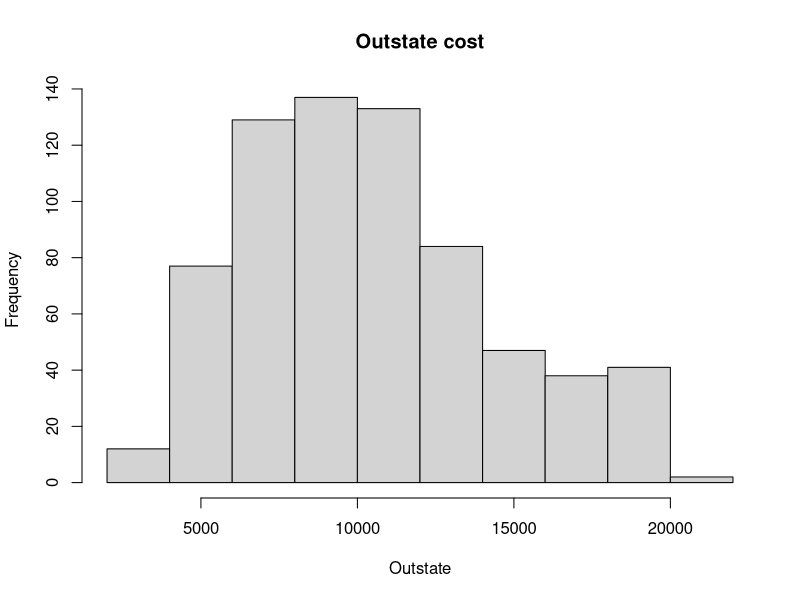
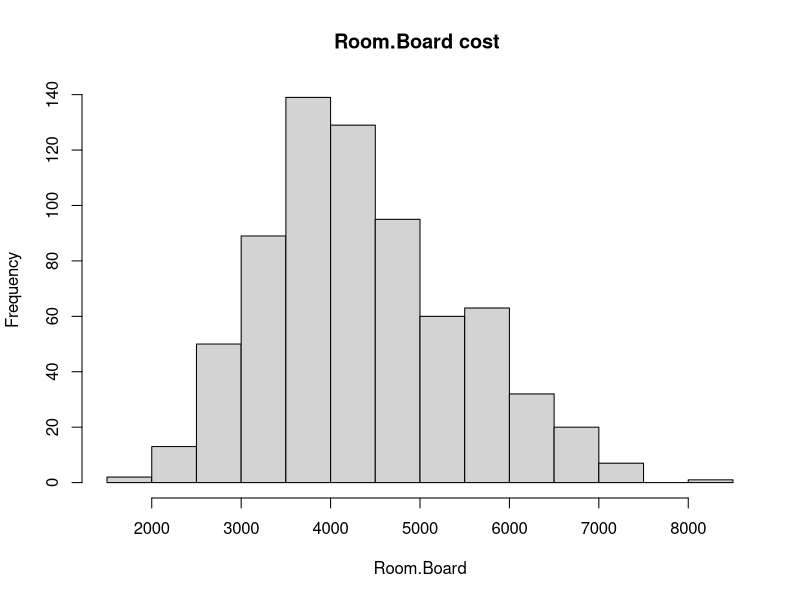
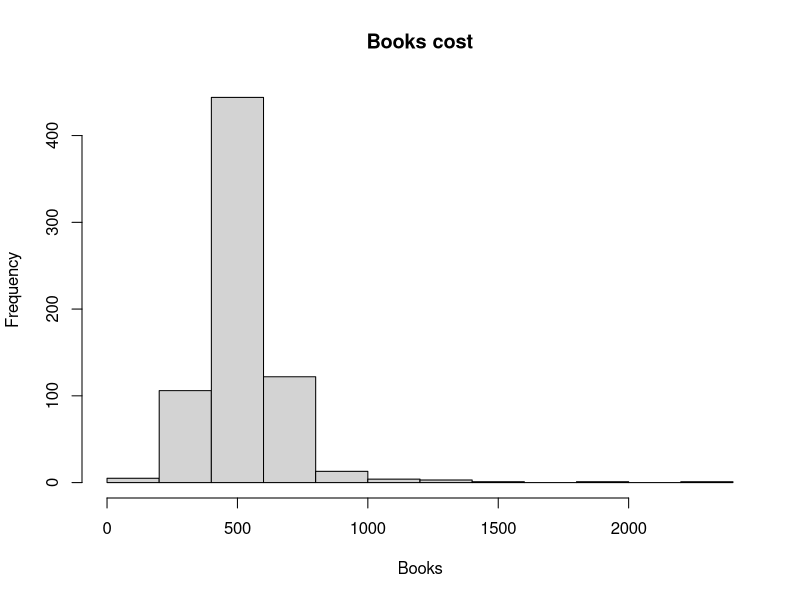
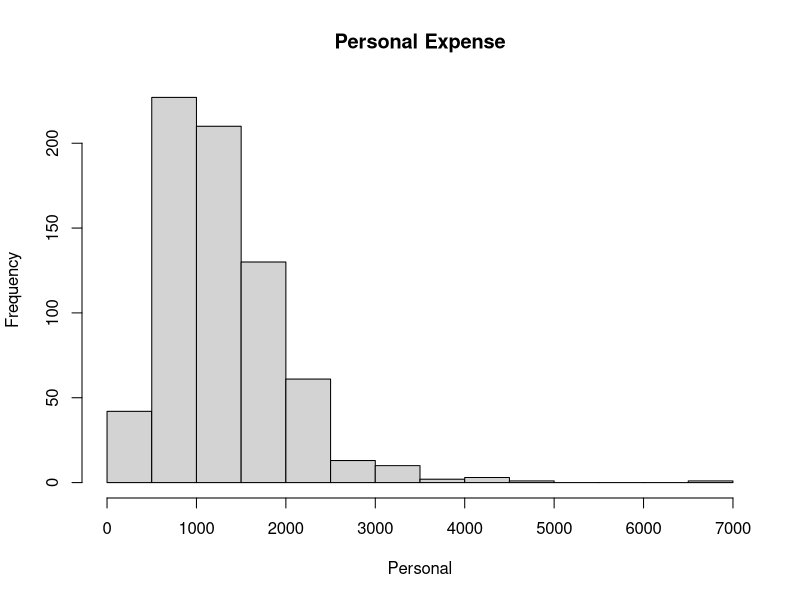
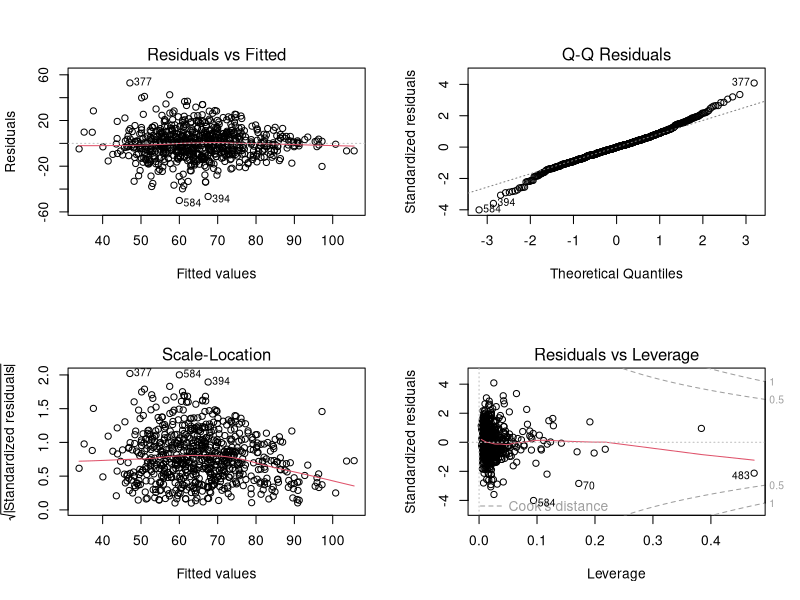
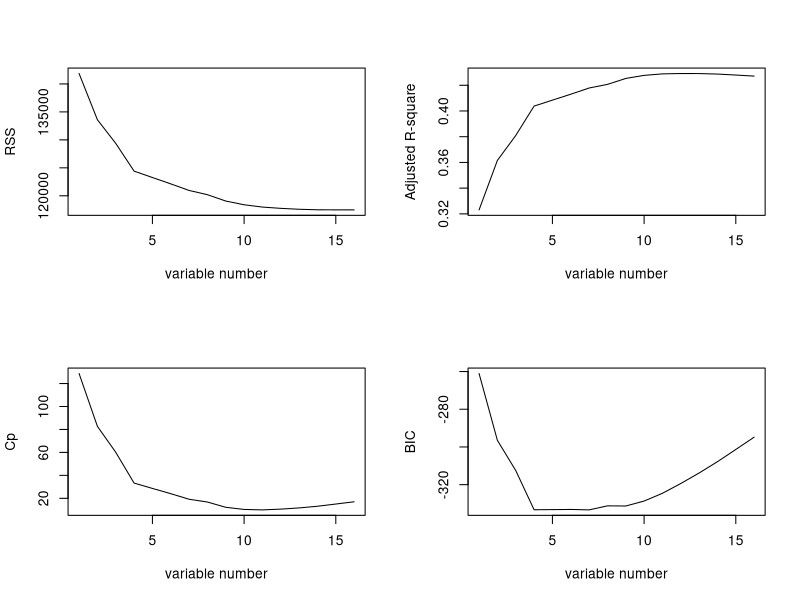
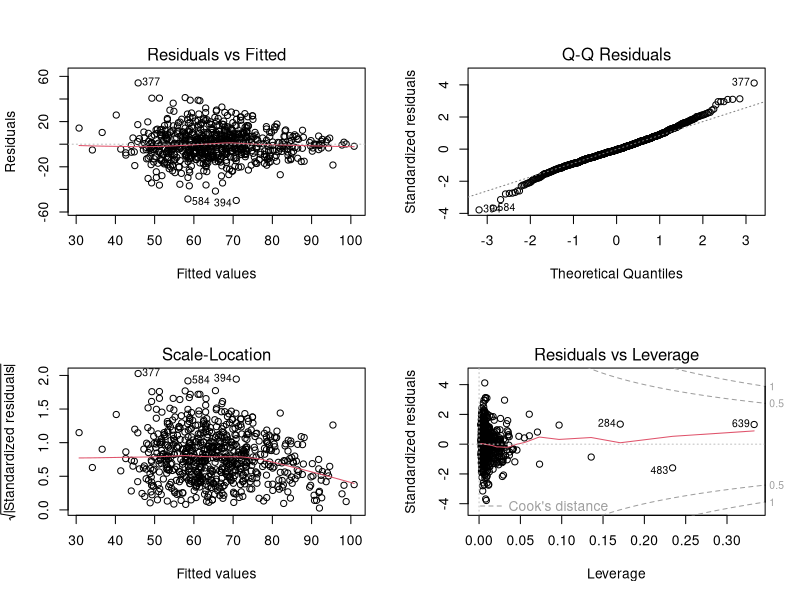
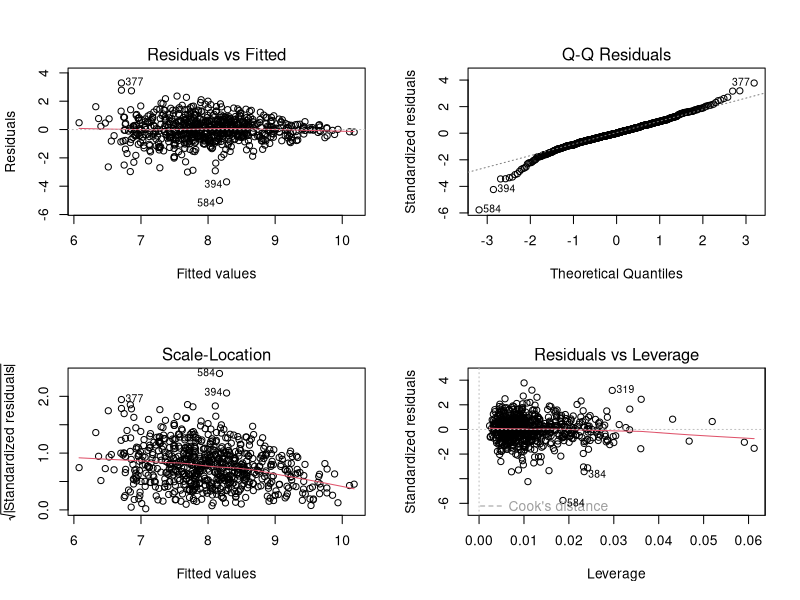

Source code (R) for these figures, in order:
## ---- chunk 1
mydata<-read.csv("College.csv", header=T, stringsAsFactors=TRUE)
dim(mydata)
head(mydata)



## ---- chunk 2

mynewdata<- mydata[sample(nrow(mydata),700,replace=FALSE,set.seed(2310514)),]
summary(mynewdata)
num_private <- sum(mynewdata$Private == "Yes")
cat("num_private",num_private,"\n")
num_public <- sum(mynewdata$Private == "No")
cat("num_public",num_public,"\n")
num_elite <- sum(mynewdata$Elite == "Yes")
cat("num_elite",num_elite,"\n")
num_non_elite <- sum(mynewdata$Elite == "No")
cat("num_non_elite",num_non_elite,"\n")





## ---- chunk 3
hist(mynewdata$Outstate,main = "Outstate cost", xlab = "Outstate", ylab = "Frequency")
hist(mynewdata$Room.Board,main = "Room.Board cost ", xlab = "Room.Board", ylab = "Frequency")
hist(mynewdata$Books,main = "Books cost", xlab = "Books", ylab = "Frequency")
hist(mynewdata$Personal,main = "Personal Expense", xlab = "Personal", ylab = "Frequency")


## ---- chunk 4
lm_model<-lm(Grad.Rate ~  Private + Elite, mynewdata)
summary(lm_model)


## ---- chunk 5
cf_intervals<-confint(lm_model)
cat(" confidence intervals for the coefficients\n")
print(cf_intervals)
new_data <- data.frame(Private = "Yes", Elite = "No")
new_data_pred <- predict(lm_model, newdata = new_data, interval = "prediction", level = 0.95)
print(new_data_pred)



## ---- chunk 6
mult_model<- lm(Grad.Rate ~. ,mynewdata)
summary(mult_model)
anova_result<- anova(lm_model,mult_model)
cat(" Anova comparison \n")
print(anova_result)





## ---- chunk 7
par(mfrow=c(2,2))
plot(mult_model)





## ---- chunk 8
library(leaps)
data_subsett<-regsubsets(Grad.Rate~.,data=mynewdata,nvmax=16,method='forward')

data_subsett_summary<-summary(data_subsett)

par(mfrow=c(2,2))

plot(data_subsett_summary$rss,xlab='variable number', ylab='RSS',type='l')

plot(data_subsett_summary$adjr2,xlab='variable number', ylab='Adjusted R-square',type='l')

plot(data_subsett_summary$cp,xlab='variable number', ylab='Cp',type='l')

plot(data_subsett_summary$bic,xlab='variable number', ylab='BIC',type='l')

which.max(data_subsett_summary$adjr2)
which.min(data_subsett_summary$cp)
which.min(data_subsett_summary$bic)

coef(data_subsett,7)

Lr_fit_select<-lm(Grad.Rate~Apps+P.Undergrad+Outstate+Room.Board+perc.alumni+Expend+Elite,data=mynewdata)

summary(Lr_fit_select)

plot(Lr_fit_select)

## ---- chunk 9
mynewdata$Grad.Rate<-sqrt(mynewdata$Grad.Rate)

mynewdata$Apps<-log(mynewdata$Apps)

mynewdata$P.Undergrad<-log(mynewdata$P.Undergrad)

mynewdata$Outstate<-log(mynewdata$Outstate)

mynewdata$Room.Board<-log(mynewdata$Room.Board)

mynewdata$perc.alumni <-scale(mynewdata$perc.alumni)

mynewdata$Expend <-log(mynewdata$Expend)

Lr_fitt_improve<-lm(Grad.Rate~Apps+P.Undergrad+Outstate+Room.Board+perc.alumni+Expend+Elite,data=mynewdata)

summary(Lr_fitt_improve)
plot(Lr_fitt_improve)
